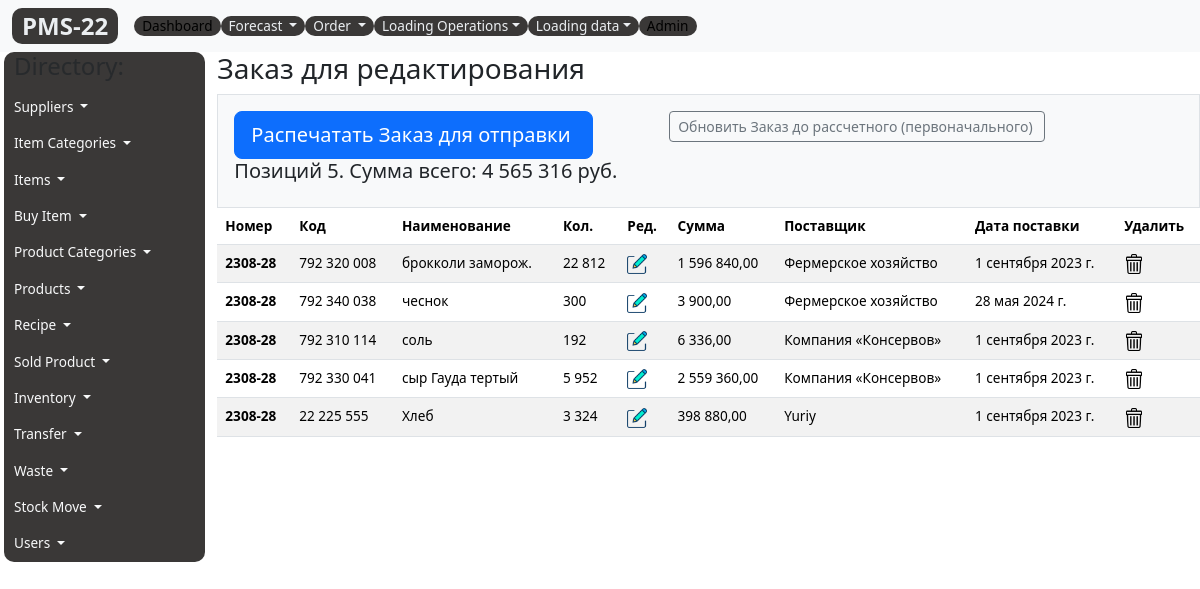
The page /acore/order on the database as committed earlier.
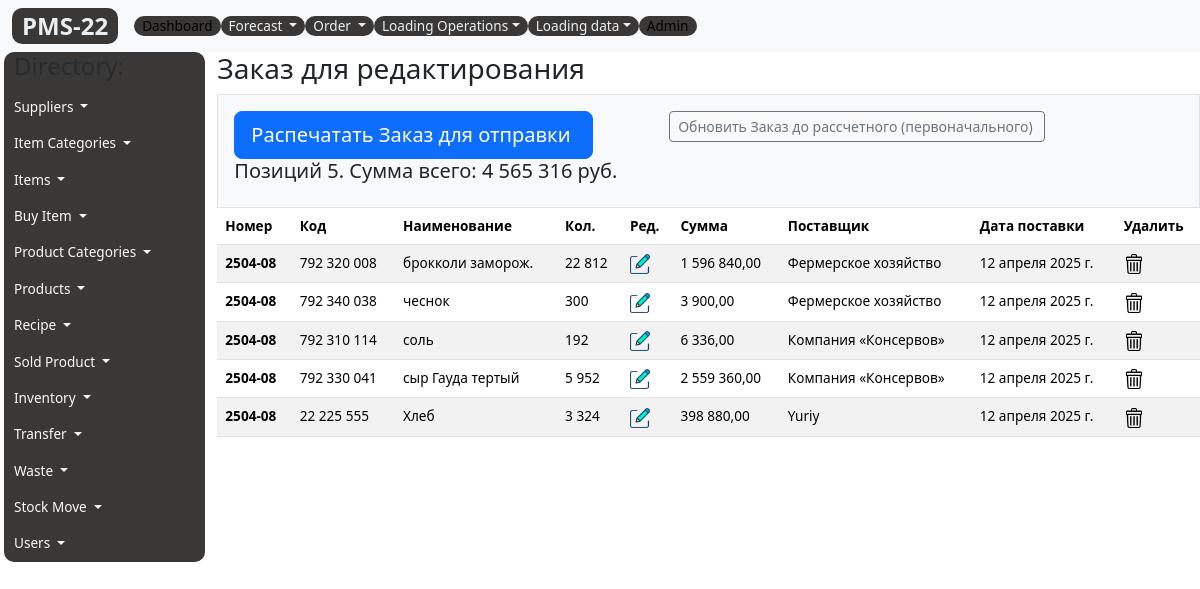
The same page on the database as committed later.
### acore/models.py (models this page shows, shortened)
class Order(models.Model):
    code=models.DecimalField(max_digits=12, help_text="Не более 12 знаков",decimal_places=0,null=True,verbose_name='Код')
    name = models.CharField(max_length=200, help_text="Не более 200 знаков", db_index=True)
    order_number = models.CharField(max_length=10, help_text="Не более 10 знаков",)
    order= models.IntegerField(verbose_name='Заказ, ед.')
    order_cost=models.DecimalField(max_digits=10, help_text="Не более 10 знаков",decimal_places=2, null=True)
    supply_pack = models.IntegerField(verbose_name='Упаковка, ед.', null=True, default=1)
    supplier=models.CharField(max_length=200, help_text="Не более 200 знаков", null=True)
    delivery_date = models.DateField(verbose_name='Дата поставки')
    created_date = models.DateField(auto_now_add=True)
    class Meta:
        ordering = ['-supplier','name']
        verbose_name = 'Заказ'
        verbose_name_plural = 'Заказ'

### acore/views.py (the view)
# urls.py: path('order', order, name='order'),
def order(request):
    order=Order.objects.all()
    for i in order:
        price=StockItem.objects.get(code=i.code).last_cost
        i.order_cost=i.order*price
        i.save()
    summ_order = Order.objects.aggregate(sum_order=Sum('order_cost')).get('sum_order')
    order_costs=summ_order
    context={
        'title':'Order form',
        'order': order,
        'order_costs':order_costs
    }
    return render(request,'list/order.html', context)

### acore/templates/list/order.html (shortened to what this page needs)
{% extends 'base.html' %}
{% load static %}
{% block content %}
<h3>Заказ для редактирования</h3>
<div class="col-12">
  <div class="p-3 border bg-light">
    <div class="row col-11">
      <div class="col-6">
        <form action="{% url 'order_print' %}" target="_blank" method="post" novalidate="novalidate">
          <input id="payment-button" type="submit" class="btn btn-lg btn-primary btn-block" name="export"
            value="Распечатать Заказ для отправки " />
        </form>
      </div>
      <div class="col-5">
        <form action="{% url 'order_calc' %}" method="post" novalidate="novalidate">
          <input id="payment-button" type="submit" class="btn btn-sm btn-outline-secondary btn-block" name="export"
            value="Обновить Заказ до рассчетного (первоначального) " />
        </form>
      </div>
    </div>
    <h5>Позиций {{order.count}}. Сумма всего:
      {%if order_costs %}
      {{order_costs}}
      {% else %}
      0
      {% endif%}
      руб. </h5>
  </div>
</div>
<table class="table table-striped">
  <thead style="position: sticky;
  top: -1px;
  z-index: 2;background: #9d9e9e;">
    <tr>
      <th scope="col">Номер</th>
      <th scope="col">Код</th>
      <th scope="col">Наименование</th>
      <th scope="col">Кол.</th>
      <th scope="col">Ред.</th>
      <th scope="col">Сумма</th>
      <th scope="col">Поставщик</th>
      <th scope="col">Дата поставки</th>
      <th scope="col">Удалить</th>
    </tr>
  </thead>
  <tbody>
    {% for item in order %}
    <tr>
      <th scope="row">{{item.order_number}}</th>
      <td>{{item.code}}</td>
      <td>{{item.name}}</td>
      <td>{{item.order}}</td>
      <td><a href='{% url "order_edit_form" item.id %}'><img width="20px" src="{% static 'images/edit.png' %}"
            alt="Edit"></a>
      </td>
      <td>{{item.order_cost}}</td>
      <td>{{item.supplier}}</td>
      <td>{{item.delivery_date}}</td>
      <td><a href='{% url "order_delete" item.id %}'><img width="20px" src="{% static 'images/trash.png' %}"
            alt="Del"></a>
      </td>
    </tr>
    {% endfor %}
  </tbody>
</table>
{% endblock %}

### templates/base.html (shortened to what this page needs)
{% load static %}
{% load bootstrap5 %}
<!DOCTYPE html>
<html lang="en">
<head>
  {% bootstrap_css %}
  <link rel="stylesheet" type="text/css" href="{% static 'css/style.css' %}">
</head>
<body>
  {% block navbar %}
  <nav class="navbar navbar-expand-lg bg-light">
    <div class="container-fluid">
      <a class="navbar-brand font1-b navbutt" href="{% url 'dashbord' %}">PMS-22</a>
      <div class="collapse navbar-collapse" id="navbarSupportedContent">
        <ul class="navbar-nav me-auto mb-2 mb-lg-0">
          <li class="nav-item">
            <a class="nav-link active navbutt" aria-current="page" href="{% url 'dashbord' %}"
              target="_blank">Dashboard</a>
          </li>
          <li class="navbar-nav nav-item dropdown">
            <a class="nav-link dropdown-toggle navbutt" href="#" role="button" data-bs-toggle="dropdown"
              aria-expanded="false">
              Forecast
            </a>
          </li>
          <li class="navbar-nav nav-item dropdown">
            <a class="nav-link dropdown-toggle navbutt" href="#" role="button" data-bs-toggle="dropdown"
              aria-expanded="false">
              Order
            </a>
          </li>
          <li class="navbar-nav nav-item dropdown">
            <a class="nav-link dropdown-toggle navbutt" href="#" role="button" data-bs-toggle="dropdown"
              aria-expanded="false">
              Loading Operations</a>
          </li>
          <li class="navbar-nav nav-item dropdown">
            <a class="nav-link dropdown-toggle navbutt" href="#" role="button" data-bs-toggle="dropdown"
              aria-expanded="false">
              Loading data</a>
          </li>
          <li class="nav-item">
            <a class="nav-link active navbutt" target="blank" href="{% url 'admin:index' %}">Admin</a>
          </li>
        </ul>
      </div>
    </div>
  </nav>
  {% endblock %}
  <div class="ms-3">
    {% block menu%}
    <div class="row">
      <div class="col-2 navbutt text-muted">
        <h4>Directory:</h4>
        <ul class="nav navbar-nav">
          <li class="navbar-nav nav-item dropdown">
            <a class="nav-link dropdown-toggle text-light" href="#" role="button" data-bs-toggle="dropdown"
              aria-expanded="false">
              Suppliers
            </a>
          </li>
          <li class="navbar-nav nav-item dropdown">
            <a class="nav-link dropdown-toggle text-light" href="#" role="button" data-bs-toggle="dropdown"
              aria-expanded="false">
              Item Categories
            </a>
          </li>
          <li class="navbar-nav nav-item dropdown">
            <a class="nav-link dropdown-toggle text-light" href="#" role="button" data-bs-toggle="dropdown"
              aria-expanded="false">
              Items
            </a>
          </li>
          <li class="navbar-nav nav-item dropdown">
            <a class="nav-link dropdown-toggle text-light" href="#" role="button" data-bs-toggle="dropdown"
              aria-expanded="false">
              Buy Item
            </a>
          </li>
          <li class="navbar-nav nav-item dropdown">
            <a class="nav-link dropdown-toggle text-light" href="#" role="button" data-bs-toggle="dropdown"
              aria-expanded="false">
              Product Categories
            </a>
          </li>
          <li class="navbar-nav nav-item dropdown">
            <a class="nav-link dropdown-toggle text-light" href="#" role="button" data-bs-toggle="dropdown"
              aria-expanded="false">
              Products
            </a>
          </li>
          <li class="navbar-nav nav-item dropdown">
            <a class="nav-link dropdown-toggle text-light" href="#" role="button" data-bs-toggle="dropdown"
              aria-expanded="false">
              Recipe
            </a>
          </li>
          <li class="navbar-nav nav-item dropdown">
            <a class="nav-link dropdown-toggle text-light" href="#" role="button" data-bs-toggle="dropdown"
              aria-expanded="false">
              Sold Product
            </a>
          </li>
          <li class="navbar-nav nav-item dropdown">
            <a class="nav-link dropdown-toggle text-light" href="#" role="button" data-bs-toggle="dropdown"
              aria-expanded="false">
              Inventory
            </a>
          </li>
          <li class="navbar-nav nav-item dropdown">
            <a class="nav-link dropdown-toggle text-light" href="#" role="button" data-bs-toggle="dropdown"
              aria-expanded="false">
              Transfer
            </a>
          </li>
          <li class="navbar-nav nav-item dropdown">
            <a class="nav-link dropdown-toggle text-light" href="#" role="button" data-bs-toggle="dropdown"
              aria-expanded="false">
              Waste
            </a>
          </li>
          <li class="navbar-nav nav-item dropdown">
            <a class="nav-link dropdown-toggle text-light" href="#" role="button" data-bs-toggle="dropdown"
              aria-expanded="false">
              Stock Move
            </a>
          </li>
          <li class="navbar-nav nav-item dropdown">
            <a class="nav-link dropdown-toggle text-light" href="#" role="button" data-bs-toggle="dropdown"
              aria-expanded="false">
              Users
            </a>
          </li>
          {% endblock %}
      </div>
      <div class="col-10">
        {% block content %}CONTENT{% endblock %}
      </div>
</body>
</html>

### mms22/static/css/style.css (style rules this page uses)
body { font-size: 0.85rem !important; }
.navbutt { color: #ebeef1; background: #3a3837; border-radius: 10px; padding: 0 10px; }
.font1-b { font-size: 1.5rem; font-weight: 600; }

Rows that differ between the two databases and show on the page:
removed Order: order_number "2308-28", code "792 320 008", name "брокколи заморож.", order "22 812", order_cost "1 596 840,00", supplier "Фермерское хозяйство", delivery_date "1 сентября 2023 г."
removed Order: order_number "2308-28", code "792 340 038", name "чеснок", order "300", order_cost "3 900,00", supplier "Фермерское хозяйство", delivery_date "28 мая 2024 г."
removed Order: order_number "2308-28", code "792 310 114", name "соль", order "192", order_cost "6 336,00", supplier "Компания «Консервов»", delivery_date "1 сентября 2023 г."
removed Order: order_number "2308-28", code "792 330 041", name "сыр Гауда тертый", order "5 952", order_cost "2 559 360,00", supplier "Компания «Консервов»", delivery_date "1 сентября 2023 г."
removed Order: order_number "2308-28", code "22 225 555", name "Хлеб", order "3 324", order_cost "398 880,00", supplier "Yuriy", delivery_date "1 сентября 2023 г."
added Order: order_number "2504-08", code "792 320 008", name "брокколи заморож.", order "22 812", order_cost "1 596 840,00", supplier "Фермерское хозяйство", delivery_date "12 апреля 2025 г."
added Order: order_number "2504-08", code "792 340 038", name "чеснок", order "300", order_cost "3 900,00", supplier "Фермерское хозяйство", delivery_date "12 апреля 2025 г."
added Order: order_number "2504-08", code "792 310 114", name "соль", order "192", order_cost "6 336,00", supplier "Компания «Консервов»", delivery_date "12 апреля 2025 г."
added Order: order_number "2504-08", code "792 330 041", name "сыр Гауда тертый", order "5 952", order_cost "2 559 360,00", supplier "Компания «Консервов»", delivery_date "12 апреля 2025 г."
added Order: order_number "2504-08", code "22 225 555", name "Хлеб", order "3 324", order_cost "398 880,00", supplier "Yuriy", delivery_date "12 апреля 2025 г."
